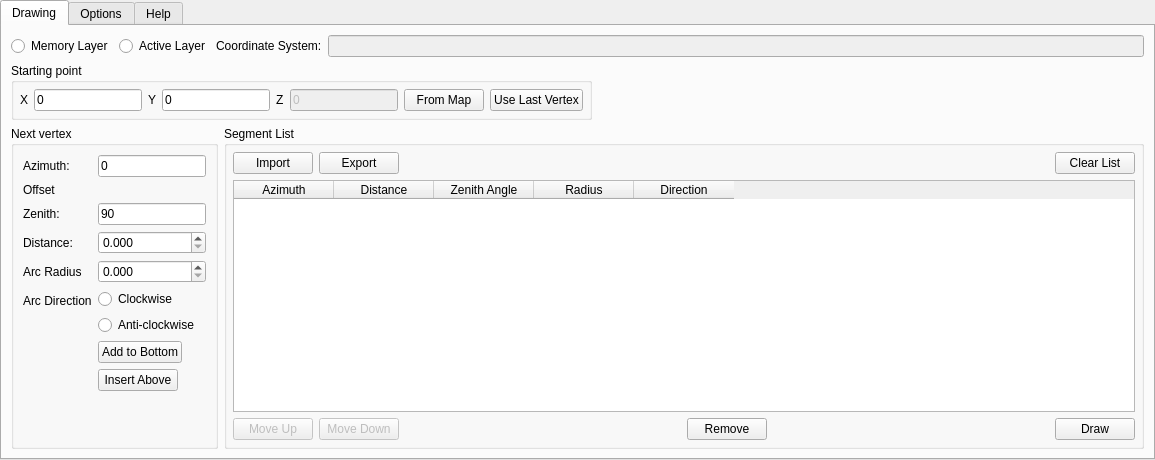
<?xml version="1.0" encoding="UTF-8"?>
<ui version="4.0">
 <class>Form</class>
 <widget class="QWidget" name="Form">
  <property name="geometry">
   <rect>
    <x>0</x>
    <y>0</y>
    <width>1155</width>
    <height>460</height>
   </rect>
  </property>
  <property name="windowTitle">
   <string>Form</string>
  </property>
  <layout class="QGridLayout" name="gridLayout">
   <property name="margin">
    <number>0</number>
   </property>
   <item row="0" column="0">
    <widget class="QTabWidget" name="tabWidget">
     <property name="currentIndex">
      <number>0</number>
     </property>
     <widget class="QWidget" name="tab">
      <attribute name="title">
       <string>Drawing</string>
      </attribute>
      <layout class="QGridLayout" name="gridLayout_3">
       <item row="2" column="1" colspan="2">
        <widget class="QGroupBox" name="groupBox_8">
         <property name="sizePolicy">
          <sizepolicy hsizetype="Preferred" vsizetype="Expanding">
           <horstretch>0</horstretch>
           <verstretch>0</verstretch>
          </sizepolicy>
         </property>
         <property name="title">
          <string>Segment List</string>
         </property>
         <property name="flat">
          <bool>true</bool>
         </property>
         <layout class="QGridLayout" name="gridLayout_2">
          <property name="margin">
           <number>6</number>
          </property>
          <item row="1" column="1">
           <layout class="QHBoxLayout" name="horizontalLayout_3">
            <item>
             <widget class="QPushButton" name="pushButton_segListLoad">
              <property name="enabled">
               <bool>true</bool>
              </property>
              <property name="toolTip">
               <string>Import Segment List</string>
              </property>
              <property name="text">
               <string>Import</string>
              </property>
              <property name="icon">
               <iconset resource="resources.qrc">
                <normaloff>:/icons/resources/import.svg</normaloff>:/icons/resources/import.svg</iconset>
              </property>
              <property name="iconSize">
               <size>
                <width>18</width>
                <height>18</height>
               </size>
              </property>
             </widget>
            </item>
            <item>
             <widget class="QPushButton" name="pushButton_segListSave">
              <property name="enabled">
               <bool>true</bool>
              </property>
              <property name="toolTip">
               <string>Export Segment List</string>
              </property>
              <property name="text">
               <string>Export</string>
              </property>
              <property name="icon">
               <iconset resource="resources.qrc">
                <normaloff>:/icons/resources/export.svg</normaloff>:/icons/resources/export.svg</iconset>
              </property>
              <property name="iconSize">
               <size>
                <width>18</width>
                <height>18</height>
               </size>
              </property>
             </widget>
            </item>
            <item>
             <spacer name="horizontalSpacer">
              <property name="orientation">
               <enum>Qt::Horizontal</enum>
              </property>
              <property name="sizeHint" stdset="0">
               <size>
                <width>40</width>
                <height>20</height>
               </size>
              </property>
             </spacer>
            </item>
            <item>
             <widget class="QPushButton" name="pushButton_segListClear">
              <property name="toolTip">
               <string>Clear Segment List</string>
              </property>
              <property name="text">
               <string>Clear List</string>
              </property>
              <property name="icon">
               <iconset resource="resources.qrc">
                <normaloff>:/icons/resources/clear.svg</normaloff>:/icons/resources/clear.svg</iconset>
              </property>
              <property name="iconSize">
               <size>
                <width>18</width>
                <height>18</height>
               </size>
              </property>
             </widget>
            </item>
           </layout>
          </item>
          <item row="2" column="1" rowspan="2">
           <widget class="QTableWidget" name="table_segmentList">
            <property name="sizePolicy">
             <sizepolicy hsizetype="Expanding" vsizetype="Expanding">
              <horstretch>0</horstretch>
              <verstretch>0</verstretch>
             </sizepolicy>
            </property>
            <column>
             <property name="text">
              <string>Azimuth</string>
             </property>
            </column>
            <column>
             <property name="text">
              <string>Distance</string>
             </property>
            </column>
            <column>
             <property name="text">
              <string>Zenith Angle</string>
             </property>
            </column>
            <column>
             <property name="text">
              <string>Radius</string>
             </property>
            </column>
            <column>
             <property name="text">
              <string>Direction</string>
             </property>
             <property name="toolTip">
              <string>Supported values are 'anticlockwise', 'a', 'c', 'clockwise'</string>
             </property>
            </column>
           </widget>
          </item>
          <item row="4" column="1">
           <layout class="QHBoxLayout" name="horizontalLayout_6">
            <item>
             <widget class="QPushButton" name="pushButton_segListRowUp">
              <property name="enabled">
               <bool>false</bool>
              </property>
              <property name="sizePolicy">
               <sizepolicy hsizetype="Fixed" vsizetype="Fixed">
                <horstretch>0</horstretch>
                <verstretch>0</verstretch>
               </sizepolicy>
              </property>
              <property name="toolTip">
               <string>Move Selected Segment Up</string>
              </property>
              <property name="text">
               <string>Move Up</string>
              </property>
              <property name="icon">
               <iconset resource="resources.qrc">
                <normaloff>:/icons/resources/up.svg</normaloff>:/icons/resources/up.svg</iconset>
              </property>
              <property name="iconSize">
               <size>
                <width>18</width>
                <height>18</height>
               </size>
              </property>
             </widget>
            </item>
            <item>
             <widget class="QPushButton" name="pushButton_segListRowDn">
              <property name="enabled">
               <bool>false</bool>
              </property>
              <property name="sizePolicy">
               <sizepolicy hsizetype="Fixed" vsizetype="Fixed">
                <horstretch>0</horstretch>
                <verstretch>0</verstretch>
               </sizepolicy>
              </property>
              <property name="toolTip">
               <string>Move Selected Segment Down</string>
              </property>
              <property name="text">
               <string>Move Down</string>
              </property>
              <property name="icon">
               <iconset resource="resources.qrc">
                <normaloff>:/icons/resources/down.svg</normaloff>:/icons/resources/down.svg</iconset>
              </property>
              <property name="iconSize">
               <size>
                <width>18</width>
                <height>18</height>
               </size>
              </property>
             </widget>
            </item>
            <item>
             <spacer name="horizontalSpacer_4">
              <property name="orientation">
               <enum>Qt::Horizontal</enum>
              </property>
              <property name="sizeHint" stdset="0">
               <size>
                <width>40</width>
                <height>20</height>
               </size>
              </property>
             </spacer>
            </item>
            <item>
             <widget class="QPushButton" name="pushButton_segListRowDel">
              <property name="sizePolicy">
               <sizepolicy hsizetype="Fixed" vsizetype="Fixed">
                <horstretch>0</horstretch>
                <verstretch>0</verstretch>
               </sizepolicy>
              </property>
              <property name="toolTip">
               <string>Remove Selected Segment</string>
              </property>
              <property name="text">
               <string>Remove</string>
              </property>
              <property name="icon">
               <iconset resource="resources.qrc">
                <normaloff>:/icons/resources/remove.svg</normaloff>:/icons/resources/remove.svg</iconset>
              </property>
              <property name="iconSize">
               <size>
                <width>18</width>
                <height>18</height>
               </size>
              </property>
             </widget>
            </item>
            <item>
             <spacer name="horizontalSpacer_5">
              <property name="orientation">
               <enum>Qt::Horizontal</enum>
              </property>
              <property name="sizeHint" stdset="0">
               <size>
                <width>40</width>
                <height>20</height>
               </size>
              </property>
             </spacer>
            </item>
            <item>
             <widget class="QPushButton" name="pushButton_objectDraw">
              <property name="toolTip">
               <string>Draw Segment List</string>
              </property>
              <property name="text">
               <string>Draw</string>
              </property>
              <property name="icon">
               <iconset resource="resources.qrc">
                <normaloff>:/icons/resources/draw.svg</normaloff>:/icons/resources/draw.svg</iconset>
              </property>
              <property name="iconSize">
               <size>
                <width>18</width>
                <height>18</height>
               </size>
              </property>
             </widget>
            </item>
           </layout>
          </item>
         </layout>
        </widget>
       </item>
       <item row="2" column="0">
        <widget class="QGroupBox" name="groupBox_2">
         <property name="sizePolicy">
          <sizepolicy hsizetype="Maximum" vsizetype="Preferred">
           <horstretch>0</horstretch>
           <verstretch>0</verstretch>
          </sizepolicy>
         </property>
         <property name="title">
          <string>Next vertex</string>
         </property>
         <property name="flat">
          <bool>true</bool>
         </property>
         <layout class="QFormLayout" name="formLayout">
          <property name="fieldGrowthPolicy">
           <enum>QFormLayout::AllNonFixedFieldsGrow</enum>
          </property>
          <item row="0" column="0">
           <widget class="QLabel" name="label_angle">
            <property name="sizePolicy">
             <sizepolicy hsizetype="Fixed" vsizetype="Preferred">
              <horstretch>0</horstretch>
              <verstretch>0</verstretch>
             </sizepolicy>
            </property>
            <property name="text">
             <string>Azimuth:</string>
            </property>
            <property name="buddy">
             <cstring>lineEdit_nextAzimuth</cstring>
            </property>
           </widget>
          </item>
          <item row="0" column="1">
           <widget class="QLineEdit" name="lineEdit_nextAzimuth">
            <property name="sizePolicy">
             <sizepolicy hsizetype="Fixed" vsizetype="Fixed">
              <horstretch>0</horstretch>
              <verstretch>0</verstretch>
             </sizepolicy>
            </property>
            <property name="toolTip">
             <string/>
            </property>
            <property name="text">
             <string>0</string>
            </property>
           </widget>
          </item>
          <item row="2" column="0">
           <widget class="QLabel" name="label_12">
            <property name="text">
             <string>Zenith:</string>
            </property>
            <property name="buddy">
             <cstring>lineEdit_nextVertical</cstring>
            </property>
           </widget>
          </item>
          <item row="2" column="1">
           <widget class="QLineEdit" name="lineEdit_nextVertical">
            <property name="enabled">
             <bool>true</bool>
            </property>
            <property name="sizePolicy">
             <sizepolicy hsizetype="Fixed" vsizetype="Fixed">
              <horstretch>0</horstretch>
              <verstretch>0</verstretch>
             </sizepolicy>
            </property>
            <property name="text">
             <string>90</string>
            </property>
           </widget>
          </item>
          <item row="3" column="0">
           <widget class="QLabel" name="label_13">
            <property name="text">
             <string>Distance:</string>
            </property>
            <property name="buddy">
             <cstring>lineEdit_nextDistance</cstring>
            </property>
           </widget>
          </item>
          <item row="3" column="1">
           <widget class="QDoubleSpinBox" name="lineEdit_nextDistance">
            <property name="sizePolicy">
             <sizepolicy hsizetype="MinimumExpanding" vsizetype="Fixed">
              <horstretch>0</horstretch>
              <verstretch>0</verstretch>
             </sizepolicy>
            </property>
            <property name="decimals">
             <number>3</number>
            </property>
            <property name="maximum">
             <double>999999999.000000000000000</double>
            </property>
           </widget>
          </item>
          <item row="4" column="0">
           <widget class="QLabel" name="radiusLabel">
            <property name="text">
             <string>Arc Radius</string>
            </property>
           </widget>
          </item>
          <item row="4" column="1">
           <widget class="QDoubleSpinBox" name="spin_radius">
            <property name="sizePolicy">
             <sizepolicy hsizetype="MinimumExpanding" vsizetype="Fixed">
              <horstretch>0</horstretch>
              <verstretch>0</verstretch>
             </sizepolicy>
            </property>
            <property name="decimals">
             <number>3</number>
            </property>
            <property name="maximum">
             <double>999999999.000000000000000</double>
            </property>
           </widget>
          </item>
          <item row="5" column="0">
           <widget class="QLabel" name="label_6">
            <property name="text">
             <string>Arc Direction</string>
            </property>
           </widget>
          </item>
          <item row="5" column="1">
           <layout class="QVBoxLayout" name="verticalLayout_4">
            <item>
             <widget class="QRadioButton" name="radio_clockwise">
              <property name="sizePolicy">
               <sizepolicy hsizetype="Maximum" vsizetype="Fixed">
                <horstretch>0</horstretch>
                <verstretch>0</verstretch>
               </sizepolicy>
              </property>
              <property name="text">
               <string>Clockwise</string>
              </property>
             </widget>
            </item>
            <item>
             <widget class="QRadioButton" name="radio_anticlockwise">
              <property name="sizePolicy">
               <sizepolicy hsizetype="Maximum" vsizetype="Fixed">
                <horstretch>0</horstretch>
                <verstretch>0</verstretch>
               </sizepolicy>
              </property>
              <property name="text">
               <string>Anti-clockwise</string>
              </property>
             </widget>
            </item>
           </layout>
          </item>
          <item row="7" column="1">
           <widget class="QPushButton" name="pushButton_vertexInsert">
            <property name="sizePolicy">
             <sizepolicy hsizetype="Maximum" vsizetype="Fixed">
              <horstretch>0</horstretch>
              <verstretch>0</verstretch>
             </sizepolicy>
            </property>
            <property name="toolTip">
             <string>Insert New Segment Above Currently Selected Segment</string>
            </property>
            <property name="text">
             <string>Insert Above</string>
            </property>
           </widget>
          </item>
          <item row="6" column="1">
           <widget class="QPushButton" name="pushButton_vertexAdd">
            <property name="sizePolicy">
             <sizepolicy hsizetype="Maximum" vsizetype="Fixed">
              <horstretch>0</horstretch>
              <verstretch>0</verstretch>
             </sizepolicy>
            </property>
            <property name="toolTip">
             <string>Add New Segment to Bottom of List</string>
            </property>
            <property name="text">
             <string>Add to Bottom</string>
            </property>
           </widget>
          </item>
          <item row="1" column="1">
           <widget class="QLabel" name="offsetLabel">
            <property name="font">
             <font>
              <italic>true</italic>
             </font>
            </property>
            <property name="text">
             <string/>
            </property>
           </widget>
          </item>
          <item row="1" column="0">
           <widget class="QLabel" name="label_9">
            <property name="text">
             <string>Offset</string>
            </property>
           </widget>
          </item>
         </layout>
        </widget>
       </item>
       <item row="1" column="0" colspan="2">
        <widget class="QGroupBox" name="groupBox">
         <property name="sizePolicy">
          <sizepolicy hsizetype="Minimum" vsizetype="Preferred">
           <horstretch>0</horstretch>
           <verstretch>0</verstretch>
          </sizepolicy>
         </property>
         <property name="title">
          <string>Starting point</string>
         </property>
         <property name="flat">
          <bool>true</bool>
         </property>
         <layout class="QHBoxLayout" name="horizontalLayout_2">
          <property name="margin">
           <number>6</number>
          </property>
          <item>
           <widget class="QLabel" name="label_2">
            <property name="text">
             <string>X</string>
            </property>
            <property name="buddy">
             <cstring>lineEdit_vertexX0</cstring>
            </property>
           </widget>
          </item>
          <item>
           <widget class="QLineEdit" name="lineEdit_vertexX0">
            <property name="sizePolicy">
             <sizepolicy hsizetype="Fixed" vsizetype="Fixed">
              <horstretch>0</horstretch>
              <verstretch>0</verstretch>
             </sizepolicy>
            </property>
            <property name="text">
             <string>0</string>
            </property>
           </widget>
          </item>
          <item>
           <widget class="QLabel" name="label_3">
            <property name="text">
             <string>Y</string>
            </property>
            <property name="buddy">
             <cstring>lineEdit_vertexY0</cstring>
            </property>
           </widget>
          </item>
          <item>
           <widget class="QLineEdit" name="lineEdit_vertexY0">
            <property name="sizePolicy">
             <sizepolicy hsizetype="Fixed" vsizetype="Fixed">
              <horstretch>0</horstretch>
              <verstretch>0</verstretch>
             </sizepolicy>
            </property>
            <property name="text">
             <string>0</string>
            </property>
           </widget>
          </item>
          <item>
           <widget class="QLabel" name="label_4">
            <property name="text">
             <string>Z</string>
            </property>
            <property name="buddy">
             <cstring>lineEdit_vertexZ0</cstring>
            </property>
           </widget>
          </item>
          <item>
           <widget class="QLineEdit" name="lineEdit_vertexZ0">
            <property name="enabled">
             <bool>false</bool>
            </property>
            <property name="sizePolicy">
             <sizepolicy hsizetype="Fixed" vsizetype="Fixed">
              <horstretch>0</horstretch>
              <verstretch>0</verstretch>
             </sizepolicy>
            </property>
            <property name="text">
             <string>0</string>
            </property>
           </widget>
          </item>
          <item>
           <widget class="QPushButton" name="pushButton_startCapture">
            <property name="sizePolicy">
             <sizepolicy hsizetype="Preferred" vsizetype="Preferred">
              <horstretch>0</horstretch>
              <verstretch>0</verstretch>
             </sizepolicy>
            </property>
            <property name="toolTip">
             <string>Select Starting Point from Map</string>
            </property>
            <property name="text">
             <string>From Map</string>
            </property>
            <property name="icon">
             <iconset resource="resources.qrc">
              <normaloff>:/icons/resources/capture.svg</normaloff>:/icons/resources/capture.svg</iconset>
            </property>
            <property name="iconSize">
             <size>
              <width>18</width>
              <height>18</height>
             </size>
            </property>
           </widget>
          </item>
          <item>
           <widget class="QPushButton" name="pushButton_useLast">
            <property name="enabled">
             <bool>true</bool>
            </property>
            <property name="sizePolicy">
             <sizepolicy hsizetype="Preferred" vsizetype="Preferred">
              <horstretch>0</horstretch>
              <verstretch>0</verstretch>
             </sizepolicy>
            </property>
            <property name="toolTip">
             <string>Use Last Vertex as Starting Point</string>
            </property>
            <property name="text">
             <string>Use Last Vertex</string>
            </property>
            <property name="icon">
             <iconset resource="resources.qrc">
              <normaloff>:/icons/resources/lastpoint.svg</normaloff>:/icons/resources/lastpoint.svg</iconset>
            </property>
            <property name="iconSize">
             <size>
              <width>18</width>
              <height>18</height>
             </size>
            </property>
           </widget>
          </item>
         </layout>
         <zorder>pushButton_startCapture</zorder>
         <zorder>lineEdit_vertexX0</zorder>
         <zorder>label_2</zorder>
         <zorder>lineEdit_vertexY0</zorder>
         <zorder>label_3</zorder>
         <zorder>lineEdit_vertexZ0</zorder>
         <zorder>label_4</zorder>
         <zorder>pushButton_useLast</zorder>
        </widget>
       </item>
       <item row="0" column="0" colspan="3">
        <layout class="QHBoxLayout" name="horizontalLayout_4">
         <item>
          <widget class="QRadioButton" name="radioButton_useMemoryLayer">
           <property name="text">
            <string>Memory Layer</string>
           </property>
          </widget>
         </item>
         <item>
          <widget class="QRadioButton" name="radioButton_useActiveLayer">
           <property name="text">
            <string>Active Layer</string>
           </property>
          </widget>
         </item>
         <item>
          <widget class="QLabel" name="label_5">
           <property name="sizePolicy">
            <sizepolicy hsizetype="Fixed" vsizetype="Preferred">
             <horstretch>0</horstretch>
             <verstretch>0</verstretch>
            </sizepolicy>
           </property>
           <property name="text">
            <string>Coordinate System:</string>
           </property>
           <property name="buddy">
            <cstring>lineEdit_crs</cstring>
           </property>
          </widget>
         </item>
         <item>
          <widget class="QLineEdit" name="lineEdit_crs">
           <property name="enabled">
            <bool>false</bool>
           </property>
          </widget>
         </item>
        </layout>
       </item>
       <item row="1" column="2">
        <spacer name="horizontalSpacer_3">
         <property name="orientation">
          <enum>Qt::Horizontal</enum>
         </property>
         <property name="sizeHint" stdset="0">
          <size>
           <width>40</width>
           <height>20</height>
          </size>
         </property>
        </spacer>
       </item>
      </layout>
     </widget>
     <widget class="QWidget" name="tab_2">
      <attribute name="title">
       <string>Options</string>
      </attribute>
      <layout class="QGridLayout" name="gridLayout_6">
       <item row="0" column="6">
        <widget class="QGroupBox" name="groupBox">
         <property name="title">
          <string>Drawing</string>
         </property>
         <property name="flat">
          <bool>true</bool>
         </property>
         <layout class="QVBoxLayout" name="verticalLayout_2">
          <property name="sizeConstraint">
           <enum>QLayout::SetMinimumSize</enum>
          </property>
          <item>
           <layout class="QHBoxLayout" name="horizontalLayout">
            <item>
             <widget class="QLabel" name="arcNodesLabel">
              <property name="toolTip">
               <string>The more lines the smoother the arc will be</string>
              </property>
              <property name="text">
               <string>Arc lines</string>
              </property>
             </widget>
            </item>
            <item>
             <widget class="QSpinBox" name="spin_arclines">
              <property name="toolTip">
               <string>The more lines the smoother the arc will be</string>
              </property>
              <property name="minimum">
               <number>6</number>
              </property>
             </widget>
            </item>
           </layout>
          </item>
          <item>
           <widget class="QCheckBox" name="checkBox_asSegments">
            <property name="text">
             <string>As Segments</string>
            </property>
           </widget>
          </item>
          <item>
           <widget class="QCheckBox" name="checkBox_openForm">
            <property name="sizePolicy">
             <sizepolicy hsizetype="Minimum" vsizetype="Fixed">
              <horstretch>0</horstretch>
              <verstretch>0</verstretch>
             </sizepolicy>
            </property>
            <property name="text">
             <string>Open attribute form</string>
            </property>
            <property name="checked">
             <bool>true</bool>
            </property>
           </widget>
          </item>
          <item>
           <spacer name="verticalSpacer_6">
            <property name="orientation">
             <enum>Qt::Vertical</enum>
            </property>
            <property name="sizeHint" stdset="0">
             <size>
              <width>20</width>
              <height>40</height>
             </size>
            </property>
           </spacer>
          </item>
         </layout>
        </widget>
       </item>
       <item row="1" column="2">
        <spacer name="verticalSpacer">
         <property name="orientation">
          <enum>Qt::Vertical</enum>
         </property>
         <property name="sizeHint" stdset="0">
          <size>
           <width>20</width>
           <height>40</height>
          </size>
         </property>
        </spacer>
       </item>
       <item row="0" column="2">
        <widget class="QGroupBox" name="groupBox_3">
         <property name="sizePolicy">
          <sizepolicy hsizetype="Fixed" vsizetype="Preferred">
           <horstretch>0</horstretch>
           <verstretch>0</verstretch>
          </sizepolicy>
         </property>
         <property name="title">
          <string>North type</string>
         </property>
         <property name="flat">
          <bool>true</bool>
         </property>
         <layout class="QVBoxLayout" name="verticalLayout_12">
          <item>
           <widget class="QRadioButton" name="radioButton_defaultNorth">
            <property name="enabled">
             <bool>true</bool>
            </property>
            <property name="sizePolicy">
             <sizepolicy hsizetype="Minimum" vsizetype="Fixed">
              <horstretch>0</horstretch>
              <verstretch>0</verstretch>
             </sizepolicy>
            </property>
            <property name="text">
             <string>Default</string>
            </property>
            <property name="checkable">
             <bool>true</bool>
            </property>
            <property name="checked">
             <bool>true</bool>
            </property>
           </widget>
          </item>
          <item>
           <widget class="QRadioButton" name="radioButton_magNorth">
            <property name="enabled">
             <bool>true</bool>
            </property>
            <property name="text">
             <string>Magnetic</string>
            </property>
            <property name="checked">
             <bool>false</bool>
            </property>
           </widget>
          </item>
          <item>
           <widget class="QLineEdit" name="lineEdit_magNorth">
            <property name="enabled">
             <bool>false</bool>
            </property>
            <property name="sizePolicy">
             <sizepolicy hsizetype="Preferred" vsizetype="Fixed">
              <horstretch>0</horstretch>
              <verstretch>0</verstretch>
             </sizepolicy>
            </property>
            <property name="text">
             <string/>
            </property>
            <property name="frame">
             <bool>true</bool>
            </property>
            <property name="placeholderText">
             <string>Magnetic offset</string>
            </property>
           </widget>
          </item>
          <item>
           <widget class="QFrame" name="formFrame">
            <property name="enabled">
             <bool>false</bool>
            </property>
            <layout class="QFormLayout" name="formLayout_2">
             <property name="fieldGrowthPolicy">
              <enum>QFormLayout::AllNonFixedFieldsGrow</enum>
             </property>
             <property name="topMargin">
              <number>1</number>
             </property>
             <item row="0" column="1">
              <layout class="QHBoxLayout" name="horizontalLayout_11">
               <property name="topMargin">
                <number>0</number>
               </property>
               <item>
                <widget class="QLineEdit" name="azimuth1_edit">
                 <property name="text">
                  <string>0</string>
                 </property>
                </widget>
               </item>
               <item>
                <widget class="QToolButton" name="pickAngle1_button">
                 <property name="text">
                  <string>Pick Points</string>
                 </property>
                 <property name="icon">
                  <iconset resource="resources.qrc">
                   <normaloff>:/icons/resources/capture.svg</normaloff>:/icons/resources/capture.svg</iconset>
                 </property>
                 <property name="iconSize">
                  <size>
                   <width>18</width>
                   <height>18</height>
                  </size>
                 </property>
                 <property name="toolButtonStyle">
                  <enum>Qt::ToolButtonTextBesideIcon</enum>
                 </property>
                </widget>
               </item>
              </layout>
             </item>
             <item row="1" column="0">
              <widget class="QLabel" name="label_7">
               <property name="text">
                <string>Azimuth 2</string>
               </property>
              </widget>
             </item>
             <item row="1" column="1">
              <layout class="QHBoxLayout" name="horizontalLayout_10">
               <property name="topMargin">
                <number>0</number>
               </property>
               <item>
                <widget class="QLineEdit" name="azimuth2_edit">
                 <property name="text">
                  <string>0</string>
                 </property>
                </widget>
               </item>
               <item>
                <widget class="QToolButton" name="pickAngle2_button">
                 <property name="text">
                  <string>Pick Points</string>
                 </property>
                 <property name="icon">
                  <iconset resource="resources.qrc">
                   <normaloff>:/icons/resources/capture.svg</normaloff>:/icons/resources/capture.svg</iconset>
                 </property>
                 <property name="iconSize">
                  <size>
                   <width>18</width>
                   <height>18</height>
                  </size>
                 </property>
                 <property name="toolButtonStyle">
                  <enum>Qt::ToolButtonTextBesideIcon</enum>
                 </property>
                </widget>
               </item>
              </layout>
             </item>
             <item row="2" column="0">
              <widget class="QLabel" name="label">
               <property name="text">
                <string>Azimuth Diff</string>
               </property>
              </widget>
             </item>
             <item row="2" column="1">
              <layout class="QHBoxLayout" name="horizontalLayout_5">
               <property name="topMargin">
                <number>0</number>
               </property>
               <item>
                <widget class="QLineEdit" name="azimuthDiff_edit"/>
               </item>
               <item>
                <widget class="QToolButton" name="copyDiff_button">
                 <property name="text">
                  <string>Use Value</string>
                 </property>
                 <property name="icon">
                  <iconset resource="resources.qrc">
                   <normaloff>:/icons/resources/tick.svg</normaloff>:/icons/resources/tick.svg</iconset>
                 </property>
                 <property name="iconSize">
                  <size>
                   <width>18</width>
                   <height>18</height>
                  </size>
                 </property>
                 <property name="toolButtonStyle">
                  <enum>Qt::ToolButtonTextBesideIcon</enum>
                 </property>
                </widget>
               </item>
              </layout>
             </item>
             <item row="0" column="0">
              <widget class="QLabel" name="label_8">
               <property name="text">
                <string>Azimuth 1</string>
               </property>
              </widget>
             </item>
             <item row="3" column="1">
              <widget class="QPushButton" name="clearMarkers_button">
               <property name="text">
                <string>Clear angle markers</string>
               </property>
              </widget>
             </item>
            </layout>
           </widget>
          </item>
         </layout>
        </widget>
       </item>
       <item row="0" column="7">
        <spacer name="horizontalSpacer_2">
         <property name="orientation">
          <enum>Qt::Horizontal</enum>
         </property>
         <property name="sizeHint" stdset="0">
          <size>
           <width>40</width>
           <height>20</height>
          </size>
         </property>
        </spacer>
       </item>
       <item row="0" column="0">
        <layout class="QVBoxLayout" name="verticalLayout_6">
         <property name="rightMargin">
          <number>0</number>
         </property>
         <item>
          <widget class="QGroupBox" name="surveyGrpBox">
           <property name="sizePolicy">
            <sizepolicy hsizetype="Preferred" vsizetype="Minimum">
             <horstretch>0</horstretch>
             <verstretch>0</verstretch>
            </sizepolicy>
           </property>
           <property name="title">
            <string>Survey type</string>
           </property>
           <property name="flat">
            <bool>true</bool>
           </property>
           <layout class="QVBoxLayout" name="verticalLayout_10">
            <item>
             <widget class="QRadioButton" name="radioButton_radialSurvey">
              <property name="enabled">
               <bool>true</bool>
              </property>
              <property name="sizePolicy">
               <sizepolicy hsizetype="Minimum" vsizetype="Preferred">
                <horstretch>0</horstretch>
                <verstretch>0</verstretch>
               </sizepolicy>
              </property>
              <property name="text">
               <string>Polar / Radial</string>
              </property>
              <property name="checkable">
               <bool>true</bool>
              </property>
              <property name="checked">
               <bool>false</bool>
              </property>
             </widget>
            </item>
            <item>
             <widget class="QRadioButton" name="radioButton_boundarySurvey">
              <property name="enabled">
               <bool>true</bool>
              </property>
              <property name="sizePolicy">
               <sizepolicy hsizetype="Minimum" vsizetype="Preferred">
                <horstretch>0</horstretch>
                <verstretch>0</verstretch>
               </sizepolicy>
              </property>
              <property name="text">
               <string>Boundary</string>
              </property>
              <property name="checked">
               <bool>true</bool>
              </property>
             </widget>
            </item>
           </layout>
          </widget>
         </item>
         <item>
          <widget class="QGroupBox" name="groupBox_6">
           <property name="enabled">
            <bool>true</bool>
           </property>
           <property name="sizePolicy">
            <sizepolicy hsizetype="Preferred" vsizetype="Minimum">
             <horstretch>0</horstretch>
             <verstretch>0</verstretch>
            </sizepolicy>
           </property>
           <property name="title">
            <string>Angle type</string>
           </property>
           <property name="flat">
            <bool>true</bool>
           </property>
           <layout class="QVBoxLayout" name="verticalLayout_5">
            <item>
             <widget class="QRadioButton" name="radioButton_azimuthAngle">
              <property name="enabled">
               <bool>true</bool>
              </property>
              <property name="sizePolicy">
               <sizepolicy hsizetype="Minimum" vsizetype="Preferred">
                <horstretch>0</horstretch>
                <verstretch>0</verstretch>
               </sizepolicy>
              </property>
              <property name="text">
               <string>Azimuth</string>
              </property>
              <property name="checkable">
               <bool>true</bool>
              </property>
              <property name="checked">
               <bool>true</bool>
              </property>
             </widget>
            </item>
            <item>
             <widget class="QRadioButton" name="radioButton_bearingAngle">
              <property name="enabled">
               <bool>true</bool>
              </property>
              <property name="sizePolicy">
               <sizepolicy hsizetype="Minimum" vsizetype="Preferred">
                <horstretch>0</horstretch>
                <verstretch>0</verstretch>
               </sizepolicy>
              </property>
              <property name="text">
               <string>Bearing</string>
              </property>
              <property name="checked">
               <bool>false</bool>
              </property>
             </widget>
            </item>
            <item>
             <widget class="QRadioButton" name="radioButton_polarCoordAngle">
              <property name="enabled">
               <bool>false</bool>
              </property>
              <property name="sizePolicy">
               <sizepolicy hsizetype="Minimum" vsizetype="Preferred">
                <horstretch>0</horstretch>
                <verstretch>0</verstretch>
               </sizepolicy>
              </property>
              <property name="text">
               <string>Polar coordinates</string>
              </property>
              <property name="checked">
               <bool>false</bool>
              </property>
             </widget>
            </item>
           </layout>
          </widget>
         </item>
         <item>
          <widget class="QGroupBox" name="groupBox_7">
           <property name="sizePolicy">
            <sizepolicy hsizetype="Preferred" vsizetype="Minimum">
             <horstretch>0</horstretch>
             <verstretch>0</verstretch>
            </sizepolicy>
           </property>
           <property name="title">
            <string>Distance unit</string>
           </property>
           <property name="flat">
            <bool>true</bool>
           </property>
           <layout class="QVBoxLayout" name="verticalLayout_3">
            <item>
             <widget class="QComboBox" name="comboBox_distanceUnits">
              <item>
               <property name="text">
                <string>Default</string>
               </property>
              </item>
              <item>
               <property name="text">
                <string>Centimeters</string>
               </property>
              </item>
              <item>
               <property name="text">
                <string>Feet</string>
               </property>
              </item>
              <item>
               <property name="text">
                <string>Kilometers</string>
               </property>
              </item>
              <item>
               <property name="text">
                <string>Meters</string>
               </property>
              </item>
              <item>
               <property name="text">
                <string>Miles</string>
               </property>
              </item>
              <item>
               <property name="text">
                <string>Millimeters</string>
               </property>
              </item>
              <item>
               <property name="text">
                <string>Nautical Miles</string>
               </property>
              </item>
              <item>
               <property name="text">
                <string>Yards</string>
               </property>
              </item>
             </widget>
            </item>
           </layout>
          </widget>
         </item>
         <item>
          <widget class="QGroupBox" name="groupBox_4">
           <property name="sizePolicy">
            <sizepolicy hsizetype="Preferred" vsizetype="Minimum">
             <horstretch>0</horstretch>
             <verstretch>0</verstretch>
            </sizepolicy>
           </property>
           <property name="title">
            <string>Angle unit</string>
           </property>
           <layout class="QVBoxLayout" name="verticalLayout_3">
            <item>
             <widget class="QRadioButton" name="radioButton_degreeUnit">
              <property name="sizePolicy">
               <sizepolicy hsizetype="Minimum" vsizetype="Preferred">
                <horstretch>0</horstretch>
                <verstretch>0</verstretch>
               </sizepolicy>
              </property>
              <property name="text">
               <string>Degree</string>
              </property>
              <property name="checked">
               <bool>true</bool>
              </property>
             </widget>
            </item>
            <item>
             <widget class="QRadioButton" name="radioButton_gradianUnit">
              <property name="sizePolicy">
               <sizepolicy hsizetype="Minimum" vsizetype="Preferred">
                <horstretch>0</horstretch>
                <verstretch>0</verstretch>
               </sizepolicy>
              </property>
              <property name="text">
               <string>Gradian</string>
              </property>
             </widget>
            </item>
           </layout>
          </widget>
         </item>
        </layout>
       </item>
      </layout>
     </widget>
     <widget class="QWidget" name="tab_3">
      <attribute name="title">
       <string>Help</string>
      </attribute>
      <layout class="QGridLayout" name="gridLayout_5">
       <item row="0" column="0">
        <widget class="QPlainTextEdit" name="plainTextEdit_note">
         <property name="enabled">
          <bool>true</bool>
         </property>
         <property name="sizePolicy">
          <sizepolicy hsizetype="MinimumExpanding" vsizetype="Fixed">
           <horstretch>0</horstretch>
           <verstretch>0</verstretch>
          </sizepolicy>
         </property>
         <property name="minimumSize">
          <size>
           <width>0</width>
           <height>0</height>
          </size>
         </property>
         <property name="maximumSize">
          <size>
           <width>16777215</width>
           <height>100</height>
          </size>
         </property>
         <property name="verticalScrollBarPolicy">
          <enum>Qt::ScrollBarAlwaysOff</enum>
         </property>
         <property name="horizontalScrollBarPolicy">
          <enum>Qt::ScrollBarAlwaysOff</enum>
         </property>
         <property name="readOnly">
          <bool>true</bool>
         </property>
         <property name="plainText">
          <string>Angles may be entered as degrees clockwise from North (nnn.nn or nnd nn' nn.n&quot;) or as an offset bearing plus or minus 90 deg. from  North or South (N xxd xx' xx&quot; E)</string>
         </property>
        </widget>
       </item>
       <item row="1" column="0">
        <spacer name="verticalSpacer_3">
         <property name="orientation">
          <enum>Qt::Vertical</enum>
         </property>
         <property name="sizeHint" stdset="0">
          <size>
           <width>20</width>
           <height>40</height>
          </size>
         </property>
        </spacer>
       </item>
      </layout>
     </widget>
    </widget>
   </item>
  </layout>
 </widget>
 <tabstops>
  <tabstop>lineEdit_nextAzimuth</tabstop>
  <tabstop>lineEdit_nextDistance</tabstop>
  <tabstop>spin_radius</tabstop>
  <tabstop>radio_clockwise</tabstop>
  <tabstop>radio_anticlockwise</tabstop>
  <tabstop>pushButton_vertexAdd</tabstop>
  <tabstop>table_segmentList</tabstop>
  <tabstop>pushButton_segListLoad</tabstop>
  <tabstop>pushButton_segListSave</tabstop>
  <tabstop>pushButton_segListClear</tabstop>
  <tabstop>lineEdit_crs</tabstop>
  <tabstop>radioButton_useMemoryLayer</tabstop>
  <tabstop>radioButton_useActiveLayer</tabstop>
  <tabstop>radioButton_radialSurvey</tabstop>
  <tabstop>radioButton_boundarySurvey</tabstop>
  <tabstop>radioButton_defaultNorth</tabstop>
  <tabstop>radioButton_magNorth</tabstop>
  <tabstop>lineEdit_magNorth</tabstop>
  <tabstop>radioButton_azimuthAngle</tabstop>
  <tabstop>radioButton_bearingAngle</tabstop>
  <tabstop>radioButton_polarCoordAngle</tabstop>
  <tabstop>spin_arclines</tabstop>
  <tabstop>plainTextEdit_note</tabstop>
  <tabstop>checkBox_asSegments</tabstop>
  <tabstop>checkBox_openForm</tabstop>
  <tabstop>lineEdit_nextVertical</tabstop>
  <tabstop>lineEdit_vertexX0</tabstop>
  <tabstop>lineEdit_vertexY0</tabstop>
  <tabstop>lineEdit_vertexZ0</tabstop>
  <tabstop>pushButton_startCapture</tabstop>
 </tabstops>
 <resources>
  <include location="resources.qrc"/>
 </resources>
 <connections>
  <connection>
   <sender>radioButton_magNorth</sender>
   <signal>toggled(bool)</signal>
   <receiver>lineEdit_magNorth</receiver>
   <slot>setEnabled(bool)</slot>
   <hints>
    <hint type="sourcelabel">
     <x>425</x>
     <y>143</y>
    </hint>
    <hint type="destinationlabel">
     <x>465</x>
     <y>173</y>
    </hint>
   </hints>
  </connection>
  <connection>
   <sender>radioButton_magNorth</sender>
   <signal>toggled(bool)</signal>
   <receiver>formFrame</receiver>
   <slot>setEnabled(bool)</slot>
   <hints>
    <hint type="sourcelabel">
     <x>415</x>
     <y>149</y>
    </hint>
    <hint type="destinationlabel">
     <x>421</x>
     <y>218</y>
    </hint>
   </hints>
  </connection>
 </connections>
</ui>
